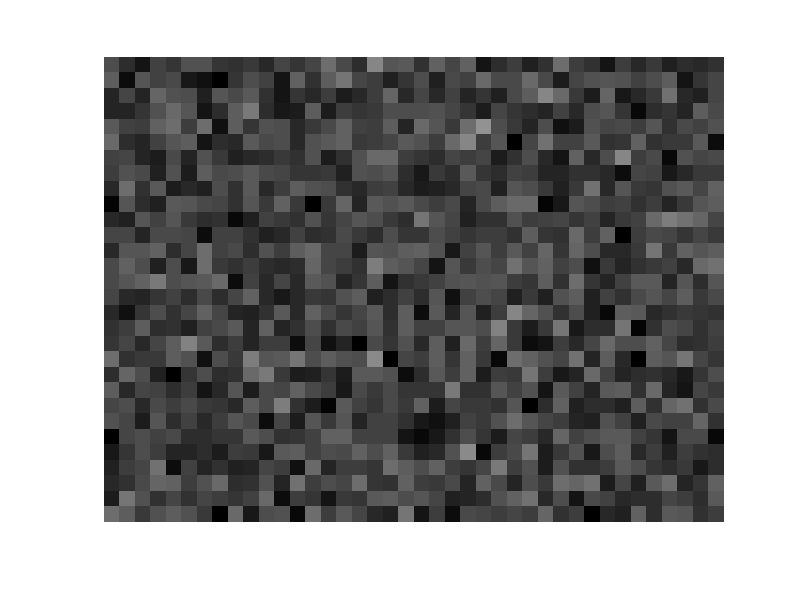

Reproduce this figure in MATLAB.
function img = CreateWhiteNoise(idims, sdims, num, noiseM, noiseV, save_flag, show_flag)

% function img = CreateWhiteNoise(idims, sdims, num)
%
% Generate Patch-shaped White Noise Image
%
% <input>
% idims : image dimension [row,col] to create, [240,320] as default
% sdims : patch size [row,col], [8,8] as default
% num   : the number of image files you want to create, 1 as default
% noiseM: mean intensity of the noise image, 0 as default
% noiseV: variance of noise, 0.01 as default
% save_flag : if 1, the created noise patterns
%             will be saved as BMP files.
% show_flag : if 1, the created noise patterns
%             are showed in the figure windows.
%
% * NOTICE mod(idims,sdims) should be 0
%          mod(mdims,2) should be 0
%
% <output>
% img   : output images, rectangular white noises
%
% July 04 2007 Hiroshi Ban

% check input variable
if nargin < 1, idims=[240,320]; sdims=[4,4]; end
if nargin < 2, sdims=[8,8]; end
if nargin < 3, num=1; end
if nargin < 4, noiseM=64; end
if nargin < 5, noiseV=0.01; end
if nargin < 6, save_flag=0; end
if nargin < 7, show_flag=1; end
if length(idims)==1, idims=[idims,idims]; end
if length(sdims)==1, sdims=[sdims,sdims]; end

% matrix dimension check
if mod(idims(1),sdims(1)) || mod(idims(2),sdims(2))
  error('matrix dimension mismatch. idims is not dividable by sdims');
end

mdims=idims./sdims;

% create initial mean gray images & noise images
imap=noiseM*ones(idims(1),idims(2)); % mean gray map

img=ones(idims(1),idims(2),num);
for ii=1:1:num
  % segment initial mean maps
  tmp=reshape(imap,[sdims(1),mdims(1),sdims(2),mdims(2)]); % sdims(1)*mdims(1)*sdims(2)*mdims(2)
  tmp=permute(tmp,[1 3 2 4]); % sdims(1) * sdims(2) * mdims(1) * mdims(2)
  tmp=reshape(tmp,[sdims(1),sdims(2),prod(mdims)]);

  % create noise map
  nmap=imnoise(uint8(noiseM*ones(mdims)),'gaussian',0,noiseV);
  tmpn=reshape(nmap,[1,mdims(2),1,mdims(1)]);
  tmpn=permute(tmpn,[1,3,2,4]); % 1 * 1 * mdims(1) * mdims(2)
  tmpn=reshape(tmpn,[1,1,prod(mdims)]);

  % add noises to image patches (segments)
  for jj=1:1:prod(mdims)
    tmp(:,:,jj)=tmpn(1,1,jj);
  end

  % reshape back
  tmp = reshape(tmp, [sdims(1),sdims(2),mdims(1),mdims(2)]);
  tmp = ipermute(tmp, [1 3 2 4]);
  img(:,:,ii) = reshape(tmp,idims);
end

img=uint8(img);
if save_flag
  for ii=1:1:num
    % write rimg to BMP
    eval(sprintf('imwrite(img(:,:,ii),''noise_%04d.jpg'',''jpg'',''Quality'',100);',ii));
  end
end

if show_flag
  for ii=1:1:num
    figure;
    imshow(img(:,:,ii));
    axis off;
  end
end

return
